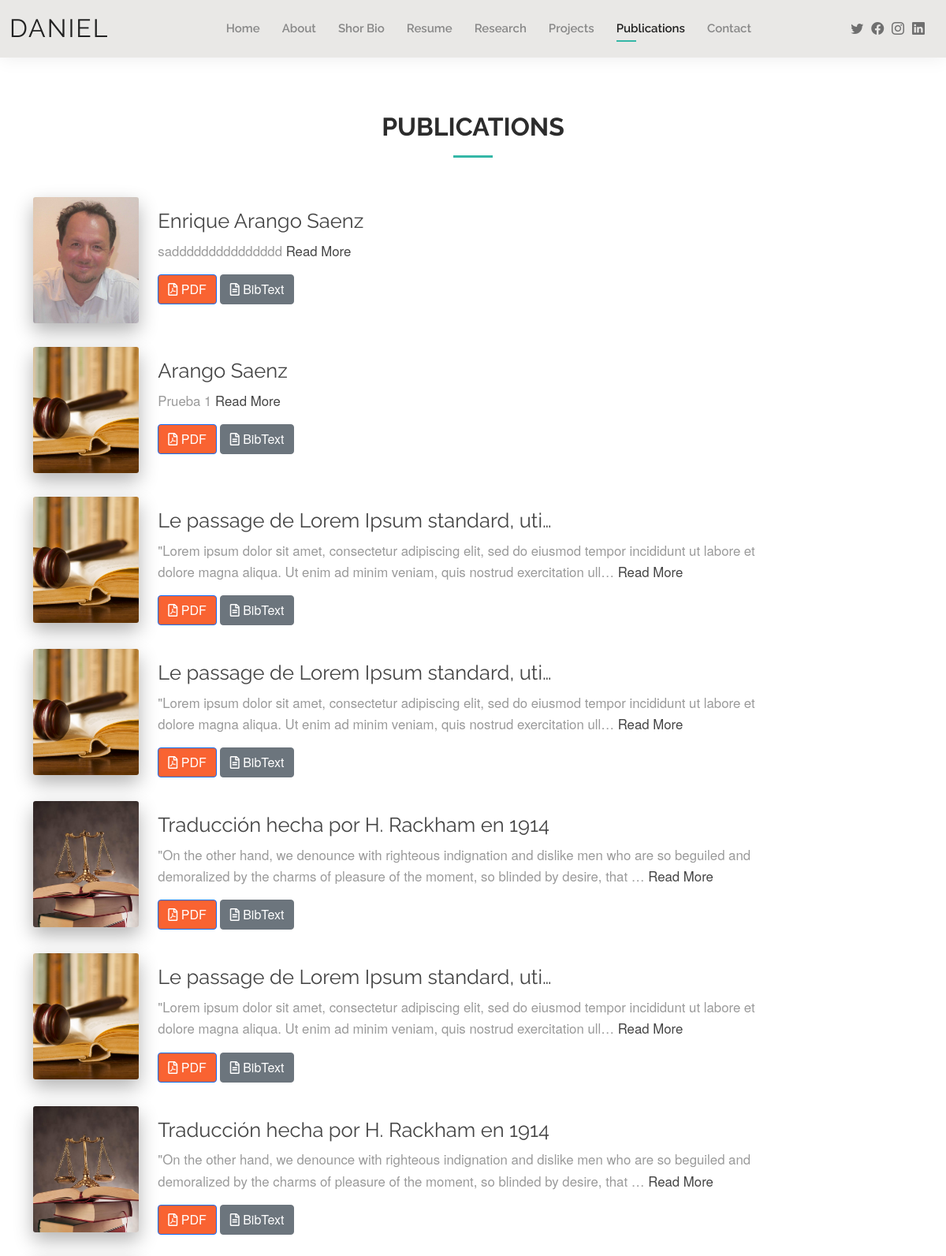
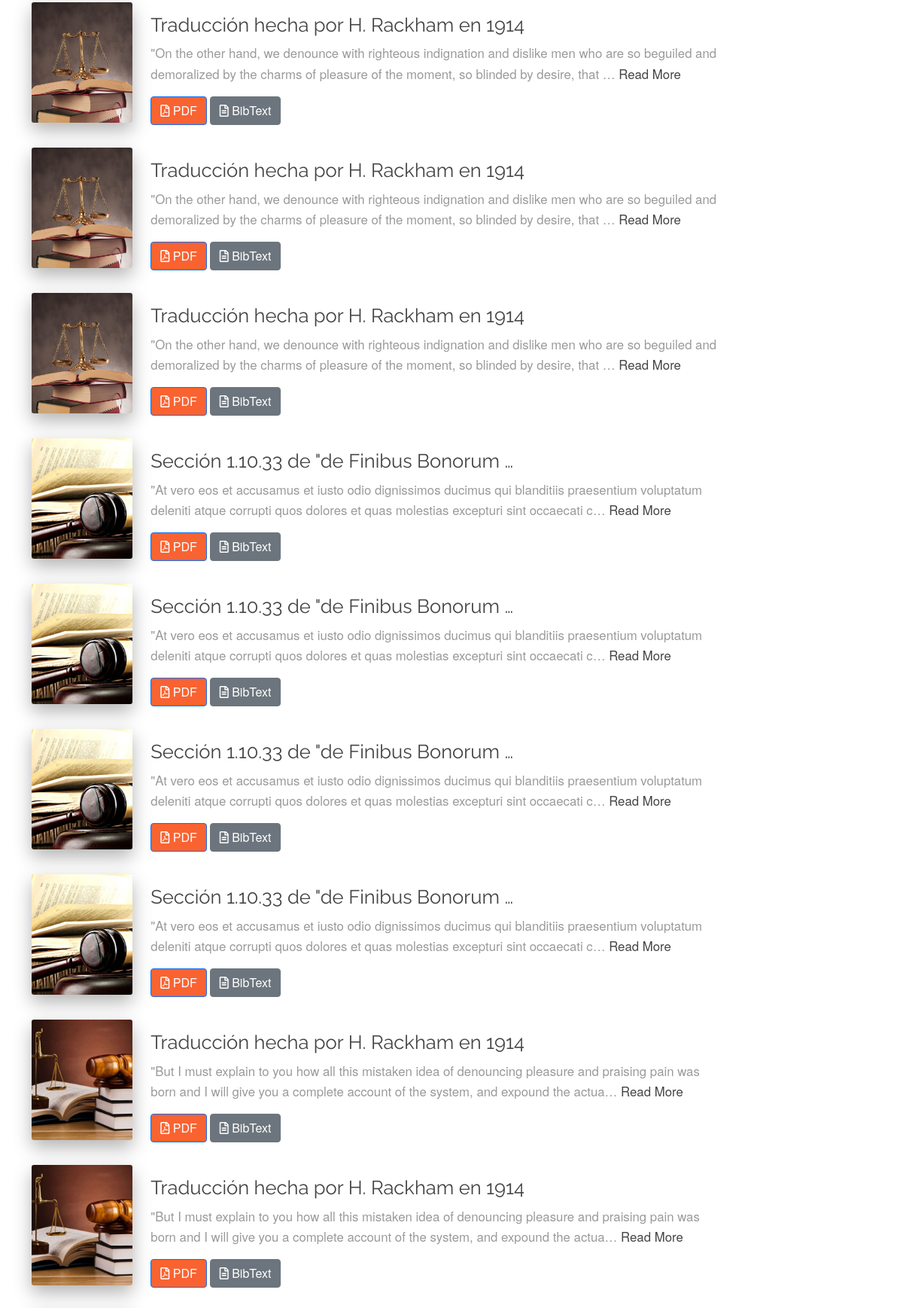
Page /article_list/ (upper part) on the committed database (2 pictures, top to bottom).
### landing/models.py (models this page shows, shortened)
class Article(models.Model):
    name = models.CharField(max_length=1000)
    description = models.TextField(max_length=5000)
    author = models.CharField(max_length=1000)
    publication_date = models.DateTimeField(editable=False, null=True)
    pdf = models.FileField(upload_to='article/pdfs/')
    banner = models.ImageField(upload_to='article/banner/', null=True, blank=True)

### landing/views.py (the view)
# urls.py: path('article_list/', views.renderArticle, name="article_list"),
def renderArticle(request):
    article_list = Article.objects.all().order_by('-publication_date')
    context = {
        'title_page': 'Lista de Artículos',
        'article_list': article_list,
    }
    return render(request, 'landing/article_list.html', context)

### templates/landing/article_list.html (shortened to what this page needs)
{% extends 'base/base.html' %}
{% load static %}
{% block extrastyles %}
    <link href="{% static '/css/now-ui-kit.css' %}" rel="stylesheet"/>
    <link href="{% static '/demo/demo.css' %}" rel="stylesheet"/>
{% endblock %}
{% block body %}
    <main id="main">
        <div class="blogs-3">
            <div class="container">
                <br>
                <br>
                <div class="section-title">
                    <h2>Publications</h2>
                </div>
                <div class="row">
                    <div class="col-md-10 ml-auto mr-auto">
                        {% for article in article_list %}
                            <div class="card card-plain card-blog">
                                <div class="row">
                                    <div class="col-md-2">
                                        <div class="card-image d-flex align-items-stretch">
                                            {% if article.banner %}
                                                <img class="img img-raised rounded" src="{{ article.banner.url }}"
                                                     alt="{{ article.name }}">
                                            {% else %}
                                                <span class="text-muted">No banner</span>
                                            {% endif %}
                                        </div>
                                    </div>
                                    <div class="col-md-10">
                                        <div class="row">
                                            <h3 class="card-title">
                                                <a href="{% url 'article_detail' article.pk %}">{{ article.name|truncatechars:"40" }}</a>
                                            </h3>
                                            <p class="card-description">
                                                {{ article.description|truncatechars:"180" }}
                                                <a href="{% url 'article_detail' article.pk %}"> Read More </a>
                                            </p>
                                        </div>
                                        <div class="row">
                                            <div class="social-links">
                                                <a href="#" class="btn btn-primary"><i class="far fa-file-pdf"></i> PDF</a>
                                                <a href="#" class="btn btn-secondary"><i class="far fa-file-alt"></i>
                                                    BibText</a>
                                            </div>
                                        </div>
                                    </div>
                                </div>
                            </div>
                        {% endfor %}
                    </div>
                </div>
            </div>
        </div>
    </main>
{% endblock %}

### templates/base/base.html (shortened to what this page needs)
{% load static %}
<!DOCTYPE html>
<html lang="en">
<head>
    {% include 'base/stylesheet.html' %}
    {% block extrastyles %}{% endblock %}
</head>
<body>
    {% include 'base/header.html' %}
    {% block body %}{% endblock %}
</body>
</html>

### templates/base/stylesheet.html (shortened to what this page needs)
{% load static %}
<link rel="stylesheet" href="https://use.fontawesome.com/releases/v5.7.1/css/all.css"
>
<link href="{% static 'vendor/bootstrap/css/bootstrap.min.css' %}" rel="stylesheet">
<link href="{% static 'vendor/bootstrap-icons/bootstrap-icons.css' %}" rel="stylesheet">
<link href="{% static 'vendor/boxicons/css/boxicons.min.css' %}" rel="stylesheet">
<link href="{% static 'vendor/glightbox/css/glightbox.min.css' %}" rel="stylesheet">
<link href="{% static 'vendor/swiper/swiper-bundle.min.css' %}" rel="stylesheet">
<link href="{% static 'css/style.css' %}" rel="stylesheet">

### templates/base/header.html (shortened to what this page needs)
{% load static %}
<header id="header" class="fixed-top">
    <div class="container-fluid d-flex justify-content-between align-items-center">
        <h1 class="logo me-auto me-lg-0"><a href="index.html">Daniel</a></h1>
        <nav id="navbar" class="navbar order-last order-lg-0">
            <ul>
                {% if 'home' in request.path %}
                    <li><a class="active" href="{% url 'home' %}">Home</a></li>
                {% else %}
                    <li><a href="{% url 'home' %}">Home</a></li>
                {% endif %}
                {% if 'about' in request.path %}
                    <li><a class="active" href="{% url 'about' %}">About</a></li>
                {% else %}
                    <li><a href="{% url 'about' %}">About</a></li>
                {% endif %}
                {% if 'short_bio' in request.path %}
                    <li><a class="active" href="{% url 'short_bio' %}">Shor Bio</a></li>
                {% else %}
                    <li><a href="{% url 'short_bio' %}">Shor Bio</a></li>
                {% endif %}
                {% if 'resume' in request.path %}
                    <li><a class="active" href="{% url 'resume' %}">Resume</a></li>
                {% else %}
                    <li><a href="{% url 'resume' %}">Resume</a></li>
                {% endif %}
                {% if 'research' in request.path %}
                    <li><a class="active" href="{% url 'research' %}">Research</a></li>
                {% else %}
                    <li><a href="{% url 'research' %}">Research</a></li>
                {% endif %}
                {% if 'project' in request.path %}
                    <li><a class="active" href="{% url 'projects' %}">Projects</a></li>
                {% else %}
                    <li><a href="{% url 'projects' %}">Projects</a></li>
                {% endif %}
                {% if 'article_list' in request.path or 'article_detail' in request.path %}
                    <li><a class="active" href="{% url 'article_list' %}">Publications</a></li>
                {% else %}
                    <li><a href="{% url 'article_list' %}">Publications</a></li>
                {% endif %}
                {% if 'contact' in request.path %}
                    <li><a class="active" href="{% url 'contact' %}">Contact</a></li>
                {% else %}
                    <li><a href="{% url 'contact' %}">Contact</a></li>
                {% endif %}
            </ul>
        </nav>
        <div class="header-social-links">
            <a href="#" class="twitter"><i class="bi bi-twitter"></i></a>
            <a href="#" class="facebook"><i class="bi bi-facebook"></i></a>
            <a href="#" class="instagram"><i class="bi bi-instagram"></i></a>
            <a href="#" class="linkedin"><i class="bi bi-linkedin"></i></a>
        </div>
    </div>
</header>

### templates/base/js.html (shortened to what this page needs)
{% load static %}

### static/css/style.css (style rules this page uses)
body { font-family: "Open Sans", sans-serif; color: #444444; }
a { color: #34b7a7; text-decoration: none; }
h1, h2, h3, h4, h5, h6 { font-family: "Raleway", sans-serif; }
#main { margin-top: 50px; }
#header { background: #e9e8e6; box-shadow: 0px 0px 25px 0 rgba(0, 0, 0, 0.08); z-index: 997; padding: 15px 0; }
#header .logo { font-size: 32px; margin: 0; padding: 0; line-height: 1; font-weight: 400; letter-spacing: 2px; text-transform: uppercase; }
#header .logo a { color: #222222; }
.header-social-links { padding-right: 15px; }
.header-social-links a { color: #6f6f6f; padding-left: 6px; display: inline-block; line-height: 0px; transition: 0.3s; font-size: 16px; }
.navbar { padding: 0; }
.navbar ul { margin: 0; padding: 0; display: flex; list-style: none; align-items: center; }
.navbar li { position: relative; padding: 10px 0 10px 28px; }
.navbar a, .navbar a:focus { display: flex; align-items: center; justify-content: space-between; font-family: "Raleway", sans-serif; font-size: 15px; font-weight: 600; color: #888888; white-space: nowrap; transition: 0.3s; position: relative; }
.navbar > ul > li > a:before { content: ""; position: absolute; width: 0; height: 2px; bottom: -5px; left: 0; background-color: #34b7a7; visibility: hidden; width: 0px; transition: all 0.3s ease-in-out 0s; }
.navbar a:hover:before, .navbar li:hover > a:before, .navbar .active:before { visibility: visible; width: 25px; }
.navbar a:hover, .navbar .active, .navbar .active:focus, .navbar li:hover > a { color: #222222; }
.section-title { text-align: center; padding-bottom: 30px; }
.section-title h2 { font-size: 32px; font-weight: bold; text-transform: uppercase; margin-bottom: 20px; padding-bottom: 20px; position: relative; }
.section-title h2::after { content: ''; position: absolute; display: block; width: 50px; height: 3px; background: #34b7a7; bottom: 0; left: calc(50% - 25px); }

### templates/landing/article_list.html (style rules this page uses)
.card-image img { width: 100%; height: auto; }

### rows in the picture
Article: banner (picture), name "Enrique Arango Saenz", description "saddddddddddddddd"
Article: banner (picture), name "Arango Saenz", description "Prueba 1"
Article: banner (picture), name "Le passage de Lorem Ipsum standard, uti…", description "\"Lorem ipsum dolor sit amet, consectetur adipiscing elit, sed do eiusmod tempor incididunt ut labore et dolore magna aliqua. Ut enim ad minim veniam, quis nostrud exercitation ull…"
Article: banner (picture), name "Le passage de Lorem Ipsum standard, uti…", description "\"Lorem ipsum dolor sit amet, consectetur adipiscing elit, sed do eiusmod tempor incididunt ut labore et dolore magna aliqua. Ut enim ad minim veniam, quis nostrud exercitation ull…"
Article: banner (picture), name "Traducción hecha por H. Rackham en 1914", description "\"On the other hand, we denounce with righteous indignation and dislike men who are so beguiled and demoralized by the charms of pleasure of the moment, so blinded by desire, that …"
Article: banner (picture), name "Le passage de Lorem Ipsum standard, uti…", description "\"Lorem ipsum dolor sit amet, consectetur adipiscing elit, sed do eiusmod tempor incididunt ut labore et dolore magna aliqua. Ut enim ad minim veniam, quis nostrud exercitation ull…"
Article: banner (picture), name "Traducción hecha por H. Rackham en 1914", description "\"On the other hand, we denounce with righteous indignation and dislike men who are so beguiled and demoralized by the charms of pleasure of the moment, so blinded by desire, that …"
Article: banner (picture), name "Traducción hecha por H. Rackham en 1914", description "\"On the other hand, we denounce with righteous indignation and dislike men who are so beguiled and demoralized by the charms of pleasure of the moment, so blinded by desire, that …"
Article: banner (picture), name "Traducción hecha por H. Rackham en 1914", description "\"On the other hand, we denounce with righteous indignation and dislike men who are so beguiled and demoralized by the charms of pleasure of the moment, so blinded by desire, that …"
Article: banner (picture), name "Traducción hecha por H. Rackham en 1914", description "\"On the other hand, we denounce with righteous indignation and dislike men who are so beguiled and demoralized by the charms of pleasure of the moment, so blinded by desire, that …"
Article: banner (picture), name "Sección 1.10.33 de \"de Finibus Bonorum …", description "\"At vero eos et accusamus et iusto odio dignissimos ducimus qui blanditiis praesentium voluptatum deleniti atque corrupti quos dolores et quas molestias excepturi sint occaecati c…"
Article: banner (picture), name "Sección 1.10.33 de \"de Finibus Bonorum …", description "\"At vero eos et accusamus et iusto odio dignissimos ducimus qui blanditiis praesentium voluptatum deleniti atque corrupti quos dolores et quas molestias excepturi sint occaecati c…"
Article: banner (picture), name "Sección 1.10.33 de \"de Finibus Bonorum …", description "\"At vero eos et accusamus et iusto odio dignissimos ducimus qui blanditiis praesentium voluptatum deleniti atque corrupti quos dolores et quas molestias excepturi sint occaecati c…"
Article: banner (picture), name "Sección 1.10.33 de \"de Finibus Bonorum …", description "\"At vero eos et accusamus et iusto odio dignissimos ducimus qui blanditiis praesentium voluptatum deleniti atque corrupti quos dolores et quas molestias excepturi sint occaecati c…"
Article: banner (picture), name "Traducción hecha por H. Rackham en 1914", description "\"But I must explain to you how all this mistaken idea of denouncing pleasure and praising pain was born and I will give you a complete account of the system, and expound the actua…"
Article: banner (picture), name "Traducción hecha por H. Rackham en 1914", description "\"But I must explain to you how all this mistaken idea of denouncing pleasure and praising pain was born and I will give you a complete account of the system, and expound the actua…"
